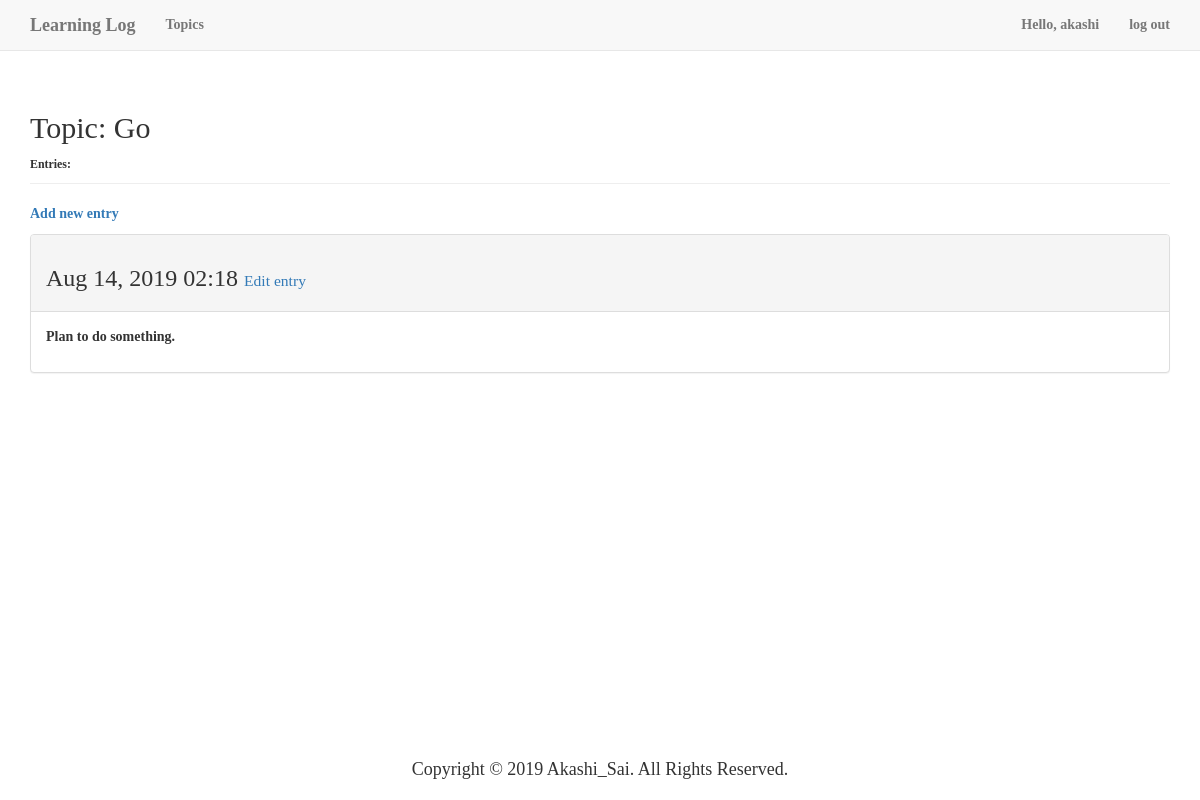
The page /note/topics/4 (signed in) on the database its author committed.
### learning_logs/models.py (models this page shows, shortened)
class Topic(models.Model):
    text = models.CharField(max_length=200)
    date_added = models.DateTimeField(auto_now_add=True)
    owner = models.ForeignKey(User, on_delete=models.CASCADE)
    def __str__(self):
        return self.text

class Entry(models.Model):
    topic = models.ForeignKey(Topic, on_delete=models.CASCADE)
    text = models.TextField()
    date_added = models.DateTimeField(auto_now_add=True)
    class Meta:
        verbose_name_plural = 'entries'

### learning_logs/views.py (the view)
# urls.py: path('topics/<int:topic_id>', learning_logs.views.get_entry_page, name='topics'),
@login_required()
def get_entry_page(request, topic_id):
    topic = Topic.objects.get(id=topic_id)
    if topic.owner != request.user:
        raise Http404
    entries = topic.entry_set.order_by('-date_added')
    context = {
        'topic': topic,
        'entries': entries
    }
    return render(request, 'learning_logs/topic.html', context)

### learning_logs/templates/learning_logs/topic.html (shortened to what this page needs)
{% load bootstrap3 %}
<!DOCTYPE html>
<html lang="zh-CN">
<head>
    {% bootstrap_css %}
</head>
<body>
<nav class="navbar navbar-default navbar-static-top">
    <div class="container">
        <div class="navbar-header">
            <a href="/note/index" class="navbar-brand">Learning Log</a>
        </div>
        <div id="navbar" class="navbar-collapse collapse">
            <ul class="nav navbar-nav">
                <li><a href="/note/topics">Topics</a></li>
            </ul>
            <ul class="nav navbar-nav navbar-right">
                {% if user.is_authenticated %}
                    <li><a href="#">Hello, {{ user.username }}</a></li>
                    <li><a href="/users/logout">log out</a></li>
                {% else %}
                    <li><a href="/users/register">register</a></li>
                    <li><a href="/users/login">log in</a></li>
                {% endif %}
            </ul>
        </div>
    </div>
</nav>
<div class="container">
    <div class="page-header">
        <h2>Topic: {{ topic }}</h2>
        <small>Entries:</small>
    </div>
</div>
<div class="container">
    <p><a href="/note/new_entry/{{ topic.id }}">Add new entry</a></p>
    {% for entry in entries %}
        <div class="panel panel-default">
            <div class="panel-heading">
                <h3>
                    {{ entry.date_added | date:'M d, Y H:i' }}
                    <small><a href="/note/edit_entry/{{ entry.id }}">Edit entry</a></small>
                </h3>
            </div>
            <div class="panel-body">
                {{ entry.text | linebreaks }}
            </div>
        </div>
    {% empty %}
        <li>There are no entries for this topic yet.</li>
    {% endfor %}
</div>
<footer class="footer">
    <h4>Copyright &copy; 2019 Akashi_Sai. All Rights Reserved.</h4>
</footer>
</body>
</html>

### learning_logs/templates/learning_logs/topic.html (style rules this page uses)
body { font-family: "plantc", "Source Han Serif", serif; font-weight: bolder; text-decoration: none; }
footer { position: absolute; bottom: 10px; left: 50%; transform: translateX(-50%); }

### rows shown on the page
Topic: text "Go"
Entry: date_added "Aug 14, 2019 02:18", text "Plan to do something."

### other values the page prints
{{ user.username }} "akashi"
